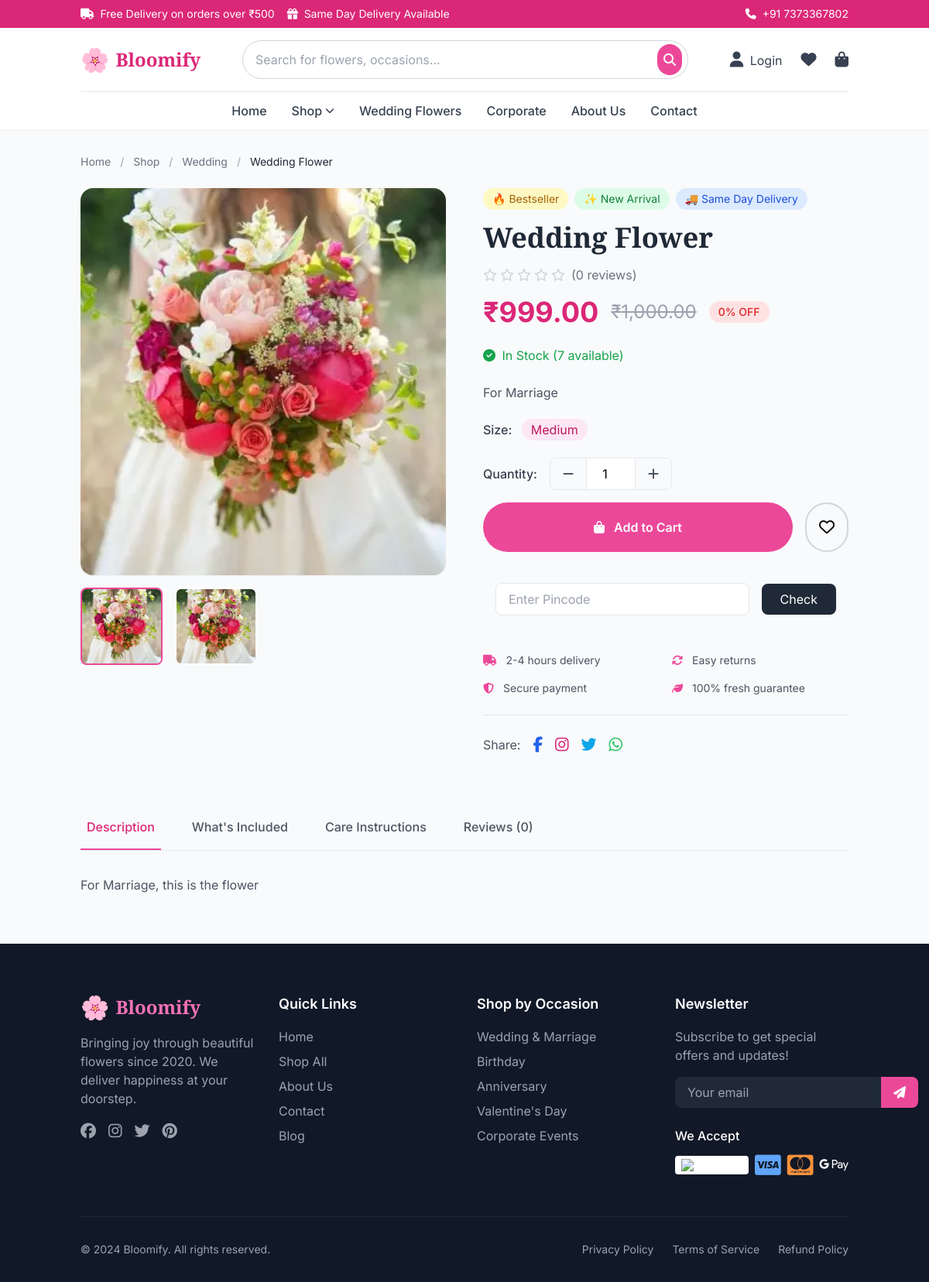
Page /product/wedding-flower/ on the committed database.
### shop/models.py (models this page shows, shortened)
class Product(models.Model):
    SIZE_CHOICES = [
        ('small', 'Small'),
        ('medium', 'Medium'),
        ('large', 'Large'),
        ('premium', 'Premium'),
    ]
    category = models.ForeignKey(Category, related_name='products', on_delete=models.CASCADE)
    flower_types = models.ManyToManyField(FlowerType, related_name='products', blank=True)
    name = models.CharField(max_length=200)
    slug = models.SlugField(max_length=200, unique=True)
    description = models.TextField()
    short_description = models.CharField(max_length=500, blank=True)
    price = models.DecimalField(max_digits=10, decimal_places=2)
    discount_price = models.DecimalField(max_digits=10, decimal_places=2, blank=True, null=True)
    discount_percentage = models.PositiveIntegerField(default=0)
    size = models.CharField(max_length=20, choices=SIZE_CHOICES, default='medium')
    contains = models.TextField(help_text="List of flowers and items included", blank=True)
    care_instructions = models.TextField(blank=True)
    image = models.ImageField(upload_to='products/')
    image_2 = models.ImageField(upload_to='products/', blank=True, null=True)
    image_3 = models.ImageField(upload_to='products/', blank=True, null=True)
    image_4 = models.ImageField(upload_to='products/', blank=True, null=True)
    stock = models.PositiveIntegerField(default=10)
    is_available = models.BooleanField(default=True)
    is_featured = models.BooleanField(default=False)
    is_bestseller = models.BooleanField(default=False)
    is_new = models.BooleanField(default=False)
    same_day_delivery = models.BooleanField(default=True)
    delivery_time = models.CharField(max_length=100, default="2-4 hours")
    rating = models.DecimalField(max_digits=3, decimal_places=2, default=0.00)
    num_reviews = models.PositiveIntegerField(default=0)
    created_at = models.DateTimeField(auto_now_add=True)
    updated_at = models.DateTimeField(auto_now=True)
    class Meta:
        ordering = ['-created_at']
        indexes = [
            models.Index(fields=['slug']),
            models.Index(fields=['category']),
            models.Index(fields=['is_available']),
        ]
    @property
    def in_stock(self):
        return self.stock > 0 and self.is_available

class Category(models.Model):
    OCCASION_CHOICES = [
        ('marriage', 'Marriage & Wedding'),
        ('birthday', 'Birthday'),
        ('anniversary', 'Anniversary'),
        ('valentines', "Valentine's Day"),
        ('funeral', 'Funeral & Sympathy'),
        ('congratulations', 'Congratulations'),
        ('get_well', 'Get Well Soon'),
        ('thank_you', 'Thank You'),
        ('housewarming', 'Housewarming'),
        ('corporate', 'Corporate Events'),
        ('festival', 'Festival & Celebrations'),
        ('everyday', 'Everyday Flowers'),
    ]
    name = models.CharField(max_length=200)
    slug = models.SlugField(max_length=200, unique=True)
    occasion = models.CharField(max_length=50, choices=OCCASION_CHOICES, default='everyday')
    description = models.TextField(blank=True)
    image = models.ImageField(upload_to='categories/', blank=True, null=True)
    is_active = models.BooleanField(default=True)
    created_at = models.DateTimeField(auto_now_add=True)
    updated_at = models.DateTimeField(auto_now=True)
    class Meta:
        ordering = ['name']
        verbose_name_plural = 'Categories'

### shop/views.py (the view)
# urls.py: path('product/<slug:slug>/', views.ProductDetailView.as_view(), name='product_detail'),
class ProductDetailView(DetailView):
    model = Product
    template_name = 'shop/product_detail.html'
    context_object_name = 'product'
    slug_url_kwarg = 'slug'
    def get_context_data(self, **kwargs):
        context = super().get_context_data(**kwargs)
        product = self.object
        context['related_products'] = Product.objects.filter(
            category=product.category,
            is_available=True
        ).exclude(id=product.id)[:4]
        context['reviews'] = product.reviews.all()[:10]
        context['avg_rating'] = product.reviews.aggregate(Avg('rating'))['rating__avg'] or 0
        if self.request.user.is_authenticated:
            context['is_wishlisted'] = Wishlist.objects.filter(
                user=self.request.user,
                product=product
            ).exists()
        return context

### templates/shop/product_detail.html (shortened to what this page needs)
{% extends 'base.html' %}
{% load humanize %}
{% block content %}
<div class="container mx-auto px-4 py-8">
  <nav class="text-sm mb-6">
    <a href="{% url 'shop:home' %}" class="text-gray-500 hover:text-primary-600"
      >Home</a
    >
    <span class="mx-2 text-gray-400">/</span>
    <a
      href="{% url 'shop:product_list' %}"
      class="text-gray-500 hover:text-primary-600"
      >Shop</a
    >
    <span class="mx-2 text-gray-400">/</span>
    <a
      href="{% url 'shop:product_list_by_category' product.category.slug %}"
      class="text-gray-500 hover:text-primary-600"
      >{{ product.category.name }}</a
    >
    <span class="mx-2 text-gray-400">/</span>
    <span class="text-gray-800">{{ product.name }}</span>
  </nav>
  <div class="grid lg:grid-cols-2 gap-12">
    <div class="space-y-4" data-aos="fade-right">
      <div class="bg-white rounded-2xl overflow-hidden shadow-sm">
        {% if product.image %}
        <img
          src="{{ product.image.url }}"
          alt="{{ product.name }}"
          id="main-image"
          class="w-full h-[500px] object-cover"
        />
        {% else %}
        <div
          class="w-full h-[500px] bg-gradient-to-br from-primary-100 to-secondary-100 flex items-center justify-center"
        >
          <span class="text-9xl">🌸</span>
        </div>
        {% endif %}
      </div>
      {% if product.image_2 or product.image_3 or product.image_4 %}
      <div class="grid grid-cols-4 gap-4">
        <button
          onclick="changeImage('{{ product.image.url }}')"
          class="bg-white rounded-lg overflow-hidden border-2 border-primary-500 hover:border-primary-500 transition"
        >
          <img
            src="{{ product.image.url }}"
            alt=""
            class="w-full h-24 object-cover"
          />
        </button>
        {% if product.image_2 %}
        <button
          onclick="changeImage('{{ product.image_2.url }}')"
          class="bg-white rounded-lg overflow-hidden border-2 border-transparent hover:border-primary-500 transition"
        >
          <img
            src="{{ product.image_2.url }}"
            alt=""
            class="w-full h-24 object-cover"
          />
        </button>
        {% endif %}
      </div>
      {% endif %}
    </div>
    <div data-aos="fade-left">
      <div class="flex gap-2 mb-4">
        {% if product.is_bestseller %}
        <span
          class="bg-yellow-100 text-yellow-700 text-sm px-3 py-1 rounded-full"
          >🔥 Bestseller</span
        >
        {% endif %} {% if product.is_new %}
        <span class="bg-green-100 text-green-700 text-sm px-3 py-1 rounded-full"
          >✨ New Arrival</span
        >
        {% endif %} {% if product.same_day_delivery %}
        <span class="bg-blue-100 text-blue-700 text-sm px-3 py-1 rounded-full"
          >🚚 Same Day Delivery</span
        >
        {% endif %}
      </div>
      <h1
        class="font-display text-3xl md:text-4xl font-bold text-gray-800 mb-4"
      >
        {{ product.name }}
      </h1>
      <div class="flex items-center gap-2 mb-4">
        <div class="flex items-center gap-1 text-yellow-400">
          {% for i in "12345" %} {% if forloop.counter <= product.rating %}
          <i class="fas fa-star"></i>
          {% else %}
          <i class="far fa-star text-gray-300"></i>
          {% endif %} {% endfor %}
        </div>
        <span class="text-gray-500">({{ product.num_reviews }} reviews)</span>
      </div>
      <div class="flex items-center gap-4 mb-6">
        {% if product.discount_price %}
        <span class="text-4xl font-bold text-primary-600"
          >₹{{ product.discount_price|intcomma }}</span
        >
        <span class="text-2xl text-gray-400 line-through"
          >₹{{ product.price|intcomma }}</span
        >
        <span
          class="bg-red-100 text-red-600 px-3 py-1 rounded-full text-sm font-medium"
        >
          {{ product.discount_percentage }}% OFF
        </span>
        {% else %}
        <span class="text-4xl font-bold text-primary-600"
          >₹{{ product.price|intcomma }}</span
        >
        {% endif %}
      </div>
      <div class="mb-6">
        {% if product.in_stock %}
        <span class="text-green-600">
          <i class="fas fa-check-circle mr-1"></i> In Stock ({{ product.stock }} available)
        </span>
        {% else %}
        <span class="text-red-600">
          <i class="fas fa-times-circle mr-1"></i> Out of Stock
        </span>
        {% endif %}
      </div>
      {% if product.short_description %}
      <p class="text-gray-600 mb-6">{{ product.short_description }}</p>
      {% endif %}
      <div class="mb-6">
        <span class="font-medium text-gray-700">Size:</span>
        <span
          class="ml-2 bg-primary-100 text-primary-700 px-3 py-1 rounded-full"
          >{{ product.get_size_display }}</span
        >
      </div>
      <form
        action="{% url 'cart:cart_add' product.id %}"
        method="POST"
        class="mb-6"
      >
        <div class="flex items-center gap-4 mb-4">
          <label class="font-medium text-gray-700">Quantity:</label>
          <div class="flex items-center border rounded-lg">
            <button
              type="button"
              onclick="decrementQty()"
              class="px-4 py-2 text-gray-600 hover:bg-gray-100 transition"
            >
              <i class="fas fa-minus"></i>
            </button>
            <input
              type="number"
              name="quantity"
              id="quantity"
              value="1"
              min="1"
              max="{{ product.stock }}"
              class="w-16 text-center border-x py-2 focus:outline-none"
            />
            <button
              type="button"
              onclick="incrementQty({{ product.stock }})"
              class="px-4 py-2 text-gray-600 hover:bg-gray-100 transition"
            >
              <i class="fas fa-plus"></i>
            </button>
          </div>
        </div>
        <div class="flex gap-4">
          <button
            type="submit"
            class="flex-1 bg-primary-500 text-white py-4 rounded-full font-semibold hover:bg-primary-600 transition disabled:bg-gray-300 disabled:cursor-not-allowed"
          >
            <i class="fas fa-shopping-bag mr-2"></i>
            Add to Cart
          </button>
          <a
            href="{% url 'shop:add_to_wishlist' product.id %}"
            class="p-4 border-2 border-gray-300 rounded-full hover:border-primary-500 hover:text-primary-500 transition {% if is_wishlisted %}text-primary-500 border-primary-500{% endif %}"
          >
            <i
              class="{% if is_wishlisted %}fas{% else %}far{% endif %} fa-heart text-xl"
            ></i>
          </a>
        </div>
      </form>
      <div class="bg-gray-50 rounded-xl p-4 mb-6">
        <div class="flex items-center gap-4">
          <div class="flex-1">
            <input
              type="text"
              id="pincode"
              placeholder="Enter Pincode"
              maxlength="6"
              class="w-full px-4 py-2 border rounded-lg focus:ring-2 focus:ring-primary-500"
            />
          </div>
          <button
            onclick="checkDelivery()"
            class="bg-gray-800 text-white px-6 py-2 rounded-lg hover:bg-gray-900 transition"
          >
            Check
          </button>
        </div>
      </div>
      <div class="grid grid-cols-2 gap-4 mb-6">
        <div class="flex items-center gap-3 text-sm text-gray-600">
          <i class="fas fa-truck text-primary-500"></i>
          <span>{{ product.delivery_time }} delivery</span>
        </div>
        <div class="flex items-center gap-3 text-sm text-gray-600">
          <i class="fas fa-sync text-primary-500"></i>
          <span>Easy returns</span>
        </div>
        <div class="flex items-center gap-3 text-sm text-gray-600">
          <i class="fas fa-shield-alt text-primary-500"></i>
          <span>Secure payment</span>
        </div>
        <div class="flex items-center gap-3 text-sm text-gray-600">
          <i class="fas fa-leaf text-primary-500"></i>
          <span>100% fresh guarantee</span>
        </div>
      </div>
      <div class="flex items-center gap-4 pt-6 border-t">
        <span class="text-gray-600">Share:</span>
        <a href="#" class="text-blue-600 hover:text-blue-700"
          ><i class="fab fa-facebook-f text-xl"></i
        ></a>
        <a href="#" class="text-pink-600 hover:text-pink-700"
          ><i class="fab fa-instagram text-xl"></i
        ></a>
        <a href="#" class="text-sky-500 hover:text-sky-600"
          ><i class="fab fa-twitter text-xl"></i
        ></a>
        <a href="#" class="text-green-500 hover:text-green-600"
          ><i class="fab fa-whatsapp text-xl"></i
        ></a>
      </div>
    </div>
  </div>
  <div class="mt-16">
    <div class="border-b">
      <div class="flex gap-8">
        <button
          onclick="showTab('description')"
          id="tab-description"
          class="tab-btn py-4 px-2 border-b-2 border-primary-500 text-primary-600 font-medium"
        >
          Description
        </button>
        <button
          onclick="showTab('contains')"
          id="tab-contains"
          class="tab-btn py-4 px-2 border-b-2 border-transparent text-gray-600 font-medium hover:text-primary-600"
        >
          What's Included
        </button>
        <button
          onclick="showTab('care')"
          id="tab-care"
          class="tab-btn py-4 px-2 border-b-2 border-transparent text-gray-600 font-medium hover:text-primary-600"
        >
          Care Instructions
        </button>
        <button
          onclick="showTab('reviews')"
          id="tab-reviews"
          class="tab-btn py-4 px-2 border-b-2 border-transparent text-gray-600 font-medium hover:text-primary-600"
        >
          Reviews ({{ product.num_reviews }})
        </button>
      </div>
    </div>
    <div class="py-8">
      <div id="content-description" class="tab-content">
        <div class="prose max-w-none text-gray-600">
          {{ product.description|linebreaks }}
        </div>
      </div>
    </div>
  </div>
</div>
{% endblock %}

### rows in the picture
Product: category.name "Wedding", name "Wedding Flower", image (picture), image_2 (picture), rating 0 (drawn), num_reviews "0", discount_price "999.00", price "1,000.00", discount_percentage "0", stock "7", short_description "For Marriage", size "Medium", delivery_time "2-4 hours", description "For Marriage, this is the flower"
